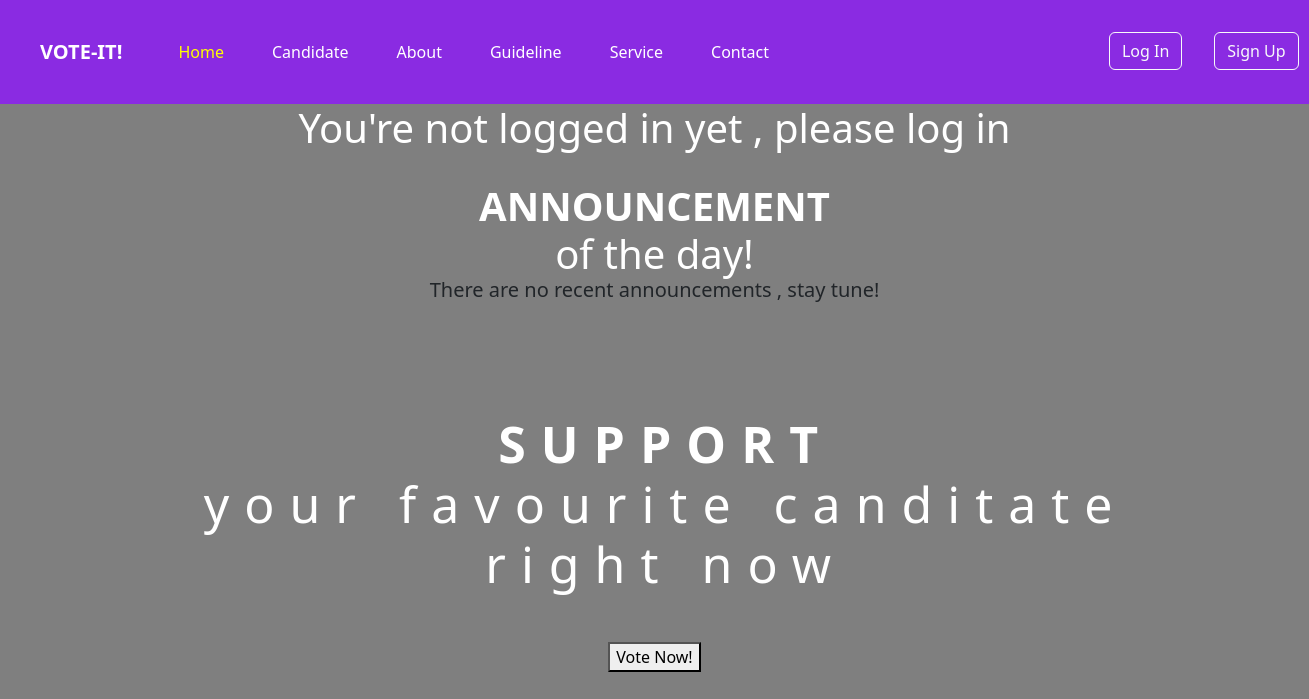
Page /home on the earlier database version.
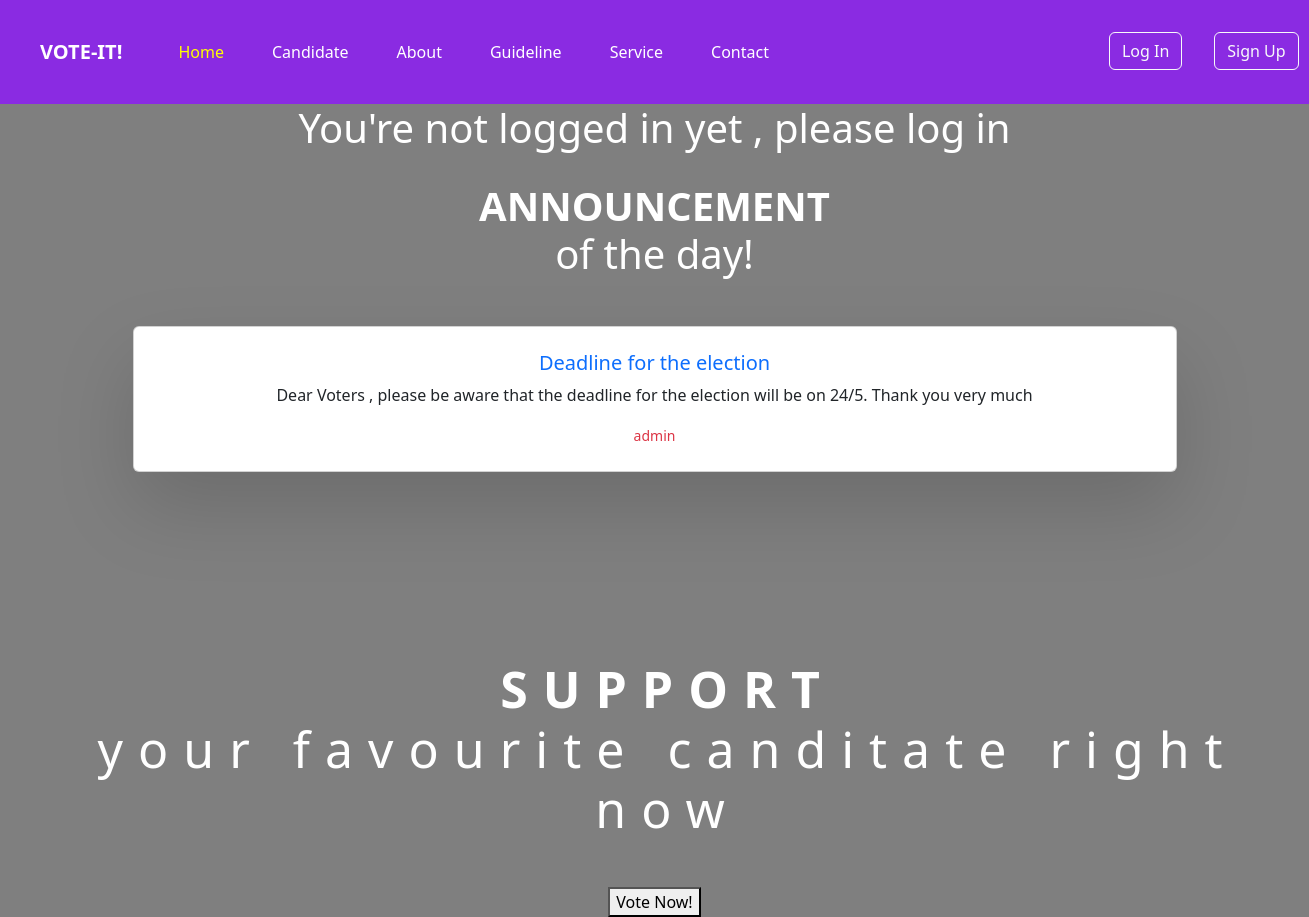
Same page on the later database version.
### application/models.py (models this page shows, shortened)
class Announcement(db.Model , UserMixin):
       id = db.Column(db.Integer , primary_key = True)
       titles = db.Column(db.String(500) , unique = True , nullable = False)
       createdAt = db.Column(db.DateTime(timezone=True) , server_default=func.now())
       description = db.Column(db.Text, nullable = False)
       user_id = db.Column(db.Integer , db.ForeignKey('user.id') , nullable = False)

### application/routes.py (the view)
@app.route('/')
@app.route('/home')
def home():
    announcements = Announcement.query.all()
    return render_template('home.html' , announcements = announcements )

### application/templates/home.html (shortened to what this page needs)
<!DOCTYPE html>
<html lang="en">
<head>
    <link rel="stylesheet" href="../static/styles.css" >
    <link href="https://cdn.jsdelivr.net/npm/bootstrap@5.2.3/dist/css/bootstrap.min.css" rel="stylesheet">
</head>
<body class="home-pageWallpaper">
    <nav id="navbarBackground" class="navbar navbar-expand-lg ">
        <div class="container-fluid p-4">
          <a id="title" class="navbar-brand px-3" href="#">VOTE-IT!</a>
            <div class="collapse navbar-collapse "  id="navbarSupportedContent">
                <ul  class="navbar-nav me-auto mb-2 mb-lg-0 ">
                    <li id="navSections" class="nav-item px-3">
                        <a style="color: yellow;" id="Navlink" class="nav-link active" href="{{url_for('home')}}">Home</a>
                      </li>
                      <li id="navSections" class="nav-item px-3">
                        <a  id="Navlink" class="nav-link" href="{{url_for('candidates')}}">Candidate</a>
                      </li>
                      <li id="navSections" class="nav-item px-3">
                        <a  id="Navlink" class="nav-link" href="{{url_for('about')}}">About</a>
                      </li>
                      <li id="navSections" class="nav-item px-3 ">
                        <a  id="Navlink" class="nav-link" href="{{url_for('guidelines')}}" role="button" >
                          Guideline
                        </a>
                      </li>
                       <li id="navSections" class="nav-item px-3">
                        <a id="Navlink" class="nav-link" href="{{url_for('service')}}">Service</a>
                      </li>
                      <li id="navSections" class="nav-item px-3">
                        <a  id="Navlink" class="nav-link" href="{{url_for('contact')}}">Contact</a>
                      </li>
                      {% if current_user.is_authenticated %}
                      <li id="navSections" class="nav-item px-3">
                         <button id="CurrentUserProfile" type="button" class="btn btn-primary" data-bs-toggle="modal" data-bs-target="#exampleModal">
                          {{ current_user.username }}
                         </button>
                  <div class="modal fade" id="exampleModal" tabindex="-1" aria-labelledby="exampleModalLabel" aria-hidden="true">
                   <div class="modal-dialog">
                     <div class="modal-content">
                       <div class="modal-header">
                          <h1 class="modal-title fs-5" id="exampleModalLabel">User Profile</h1>
                            <button type="button" class="btn-close" data-bs-dismiss="modal" aria-label="Close"></button>
                               </div>
                                  <div class="modal-body">
                                     <p>Username :   {{ current_user.username }}</p>
                                     <p> Email : {{ current_user.email }}</p>
                                     <p>Role : <a class="text-success" style="text-decoration: none;">Student</a> </p>
                                  </div>
                                  <div class="modal-footer">
                                       <a href="{{url_for('profile')}}"><button type="button" class="btn btn-secondary" data-bs-dismiss="modal">View Profile</button></a>
                                      <a href="{{url_for('logout')}}"> <button type="button" class="btn btn-primary">Logout</button></a>
                                  </div>
                             </div>
                          </div>
                      </div>
                      </li>
                      {% else %}
                      <li id="navSections" class="nav-item px-3">
                          <a href="{{url_for('login')}}"><button class="btn btn-outline-light" style="position: relative; left: 300px; ">Log In</button></a>
                      </li>
                      <li id="navSections" class="nav-item px-3">
                          <a href="{{url_for('register')}}"><button class="btn btn-outline-light" style="position: relative; left: 300px; ">Sign Up</button></a>
                      </li>
                      {% endif %}
                    </ul>
            </div>
        </div>
    </nav>
   <div class="container">
    <div class="text-center">
      {% if current_user.is_authenticated %}
        <h1 class="text-white p-4"> Hello {{ current_user.username }}</h1>
      {% else %}
        <h1 class="text-white">You're not logged in yet , please log in</h1>
      {% endif %}
        <h1 class="announcement text-white text-center"><b>ANNOUNCEMENT</b><br>of the day!</h1>
        {% if announcements %}
        {% for announcement in announcements %}
        <div class="container  p-5">
          <div class="row">
          <div class="card text-dark mb-2 p-2">
          <div class="card-body">
             <a style="text-decoration: none;" href=""><h5 class="card-title text-center">{{ announcement.titles }}</h5></a>
              <p class="card-text text-center">{{ announcement.description }}</p>
              <p class="card-text text-center"><small class=" text-center text-danger">admin</small></p>
          </div>
          </div>
        </div>
      </div>
        </div>
      {% endfor %}
      {% else %}
      <h5 class="text-center text">There are no recent announcements , stay tune!</h5>
      {% endif %}
    </div>
    <div>
        <h1 class="vote text-white text-center mb-5"><b>SUPPORT</b><br>your favourite canditate right now</h1>
        <div class="text-center">
        <a href="{{url_for('candidates')}}"><button >Vote Now!</button></a>
      </div>
    </div>
</div>
</body>
</html>

### application/static/styles.css (style rules this page uses)
#title { font-weight: 700; color: white; }
#navbarBackground { background-color: blueviolet; }
#Navlink { color: white; transition: 0.7s; }
.home-pageWallpaper { background: linear-gradient(to top, rgba(0,0,0,0.5)50%,rgba(0,0,0,0.5)50%), url(https://www.mmu.edu.my/wp-content/uploads/2022/12/1280_720_2.jpeg); background-size: cover; }
.card { position: relative; display: flex; flex-direction: column; }
.announcement { padding-top: 2%; height: auto; margin: auto; text-align: center; }
.vote { font-size: 50px; padding-left: 2%; margin-top: 10%; letter-spacing: 15px; }
.card { margin: auto; position: relative; width: 350px; height: 450px; background-color: #ffffff; border-radius: 20px; box-shadow: 0 35px 80px rgba(0,0,0,0.15); transition: 0.5s; }

Differences in the rows shown:
added Announcement: titles "Deadline for the election", description "Dear Voters , please be aware that the deadline for the election will be on 24/5. Thank you very much"
Other differences:
text no longer shown: "There are no recent announcements , stay tune!"
